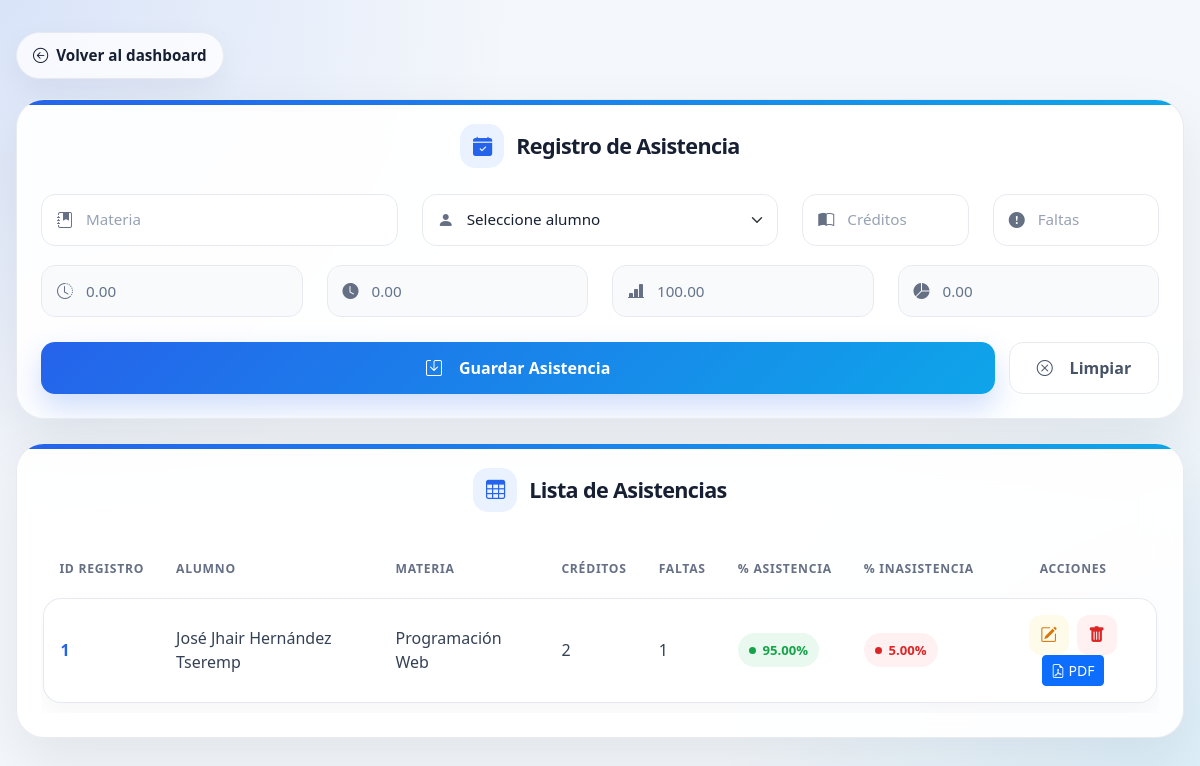
The page /view/asistencia/formulario.php (signed in) on the database its author committed.
### tables this page shows
CREATE TABLE `asistencias` (
  `id_asistencia` int(11) NOT NULL,
  `materia` varchar(30) DEFAULT NULL,
  `creditos` int(11) DEFAULT NULL,
  `horas_credito` int(11) DEFAULT NULL,
  `numero_faltas` int(11) DEFAULT NULL,
  `horas_faltas` int(11) DEFAULT NULL,
  `porcentaje_asistencia` decimal(5,2) DEFAULT NULL,
  `porcentaje_inasistencia` decimal(5,2) DEFAULT NULL,
  `id_alumno` int(11) DEFAULT NULL
);

CREATE TABLE `alumnos` (
  `id_alumno` int(11) NOT NULL,
  `nombres` varchar(60) NOT NULL,
  `apellidos` varchar(60) NOT NULL,
  `correo` varchar(60) NOT NULL,
  `telefono` varchar(20) DEFAULT NULL,
  `estado` varchar(20) DEFAULT NULL,
  `creado_en` timestamp NOT NULL DEFAULT current_timestamp()
);

### config/database.php (called while the page is built)
<?php
class Database{
    public static function connect(){
        return new PDO("mysql:host=localhost;dbname=ecolastico", "root","");
    }
}
?>

### model/Asistencia.php (called while the page is built, shortened)
<?php
require_once __DIR__ . '/../config/database.php';
class Asistencia
{
    private $db;
    public function __construct()
    {
        $this->db = Database::connect();
    }
    public function obtenerTodos()
    {
        $sql = "SELECT
        alumnos.id_alumno,
        alumnos.nombres,
        alumnos.apellidos,
        asistencias.id_asistencia,
        asistencias.materia,
        asistencias.creditos,
        asistencias.horas_credito,
        asistencias.numero_faltas,
        asistencias.horas_faltas,
        asistencias.porcentaje_asistencia,
        asistencias.porcentaje_inasistencia
        FROM alumnos
        INNER JOIN asistencias ON asistencias.id_alumno = alumnos.id_alumno";
        $stmt = $this->db->query($sql);
        $stmt->execute();
        return $stmt->fetchAll(PDO::FETCH_ASSOC);
    }
}

### view/asistencia/formulario.php (the view, shortened to what this page needs)
<?php
require_once '../../model/Asistencia.php';
$asistencia = new Asistencia();
$data = [
    'id_asistencia' => '',
    'materia' => '',
    'creditos' => '',
    'horas_credito' => '',
    'numero_faltas' => '',
    'horas_faltas' => '',
    'porcentaje_asistencia' => '',
    'porcentaje_inasistencia' => '',
    'id_alumno' => ''
];
$asistencias = $asistencia->obtenerTodos();
?>
<!DOCTYPE html>
<html lang="es">
<head>
    <link href="https://cdn.jsdelivr.net/npm/bootstrap@5.3.3/dist/css/bootstrap.min.css" rel="stylesheet">
    <link href="https://cdn.jsdelivr.net/npm/bootstrap-icons@1.10.5/font/bootstrap-icons.css" rel="stylesheet">
</head>
<body>
<div class="main-container">
    <a href="../dashboard/dashboard.php" class="back-link">
        <i class="bi bi-arrow-left-circle"></i> Volver al dashboard
    </a>
    <div class="card-custom">
        <h4 class="title">
            <i class="bi bi-calendar-check-fill"></i>
            <?= isset($_GET['id']) ? 'Editar Asistencia' : 'Registro de Asistencia' ?>
        </h4>
        <form action="../../controller/AsistenciaController.php" method="POST" onsubmit="calcularAsistencia()">
            <div class="row">
                <div class="col-md-4">
                    <div class="form-group">
                        <i class="bi bi-journal-bookmark-fill"></i>
                        <input
                            type="text"
                            class="form-control"
                            id="materia"
                            name="materia"
                            placeholder="Materia"
                            value="<?= htmlspecialchars($data['materia']) ?>"
                            required
                        >
                    </div>
                </div>
                <div class="col-md-4">
                    <div class="form-group">
                        <i class="bi bi-person-fill"></i>
                        <select
                            class="form-select"
                            id="id_alumno"
                            name="id_alumno"
                            required
                        >
                            <option value="">Seleccione alumno</option>
                        </select>
                    </div>
                </div>
                <div class="col-md-2">
                    <div class="form-group">
                        <i class="bi bi-book-half"></i>
                        <input
                            type="number"
                            class="form-control"
                            id="creditos"
                            name="creditos"
                            placeholder="Créditos"
                            value="<?= htmlspecialchars($data['creditos']) ?>"
                            oninput="calcularAsistencia()"
                            required
                        >
                    </div>
                </div>
                <div class="col-md-2">
                    <div class="form-group">
                        <i class="bi bi-exclamation-circle-fill"></i>
                        <input
                            type="number"
                            class="form-control"
                            id="numero_faltas"
                            name="numero_faltas"
                            placeholder="Faltas"
                            value="<?= htmlspecialchars($data['numero_faltas']) ?>"
                            oninput="calcularAsistencia()"
                            required
                        >
                    </div>
                </div>
                <div class="col-md-3">
                    <div class="form-group">
                        <i class="bi bi-clock-history"></i>
                        <input
                            type="text"
                            class="form-control"
                            id="horas_credito"
                            name="horas_credito"
                            placeholder="Horas crédito"
                            value="<?= htmlspecialchars($data['horas_credito']) ?>"
                            readonly
                        >
                    </div>
                </div>
                <div class="col-md-3">
                    <div class="form-group">
                        <i class="bi bi-clock-fill"></i>
                        <input
                            type="text"
                            class="form-control"
                            id="horas_faltas"
                            name="horas_faltas"
                            placeholder="Horas faltas"
                            value="<?= htmlspecialchars($data['horas_faltas']) ?>"
                            readonly
                        >
                    </div>
                </div>
                <div class="col-md-3">
                    <div class="form-group">
                        <i class="bi bi-bar-chart-line-fill"></i>
                        <input
                            type="text"
                            class="form-control"
                            id="porcentaje_asistencia"
                            name="porcentaje_asistencia"
                            placeholder="% Asistencia"
                            value="<?= htmlspecialchars($data['porcentaje_asistencia']) ?>"
                            readonly
                        >
                    </div>
                </div>
                <div class="col-md-3">
                    <div class="form-group">
                        <i class="bi bi-pie-chart-fill"></i>
                        <input
                            type="text"
                            class="form-control"
                            id="porcentaje_inasistencia"
                            name="porcentaje_inasistencia"
                            placeholder="% Inasistencia"
                            value="<?= htmlspecialchars($data['porcentaje_inasistencia']) ?>"
                            readonly
                        >
                    </div>
                </div>
            </div>
            <div class="actions-grid">
                <button type="submit" class="btn-save">
                    <i class="bi bi-save me-2"></i>
                    <?= isset($_GET['id']) ? 'Actualizar Asistencia' : 'Guardar Asistencia' ?>
                </button>
                <a href="formulario.php" class="btn btn-outline-secondary btn-clear">
                    <i class="bi bi-x-circle me-2"></i>
                    Limpiar
                </a>
            </div>
        </form>
    </div>
    <div class="card-custom">
        <h4 class="title">
            <i class="bi bi-table"></i>
            Lista de Asistencias
        </h4>
        <div class="table-responsive">
            <table class="table table-hover align-middle">
                <thead>
                    <tr>
                        <th>ID Registro</th>
                        <th>Alumno</th>
                        <th>Materia</th>
                        <th>Créditos</th>
                        <th>Faltas</th>
                        <th>% Asistencia</th>
                        <th>% Inasistencia</th>
                        <th class="text-center">Acciones</th>
                    </tr>
                </thead>
                <tbody>
                    <?php foreach ($asistencias as $a): ?>
                        <tr>
                            <td><?= htmlspecialchars($a['id_asistencia']) ?></td>
                            <td><?= htmlspecialchars($a['nombres'] . ' ' . $a['apellidos']) ?></td>
                            <td><?= htmlspecialchars($a['materia']) ?></td>
                            <td><?= htmlspecialchars($a['creditos']) ?></td>
                            <td><?= htmlspecialchars($a['numero_faltas']) ?></td>
                            <td>
                                <span class="badge-asistencia">
                                    <?= htmlspecialchars(number_format((float)$a['porcentaje_asistencia'], 2)) ?>%
                                </span>
                            </td>
                            <td>
                                <span class="badge-inasistencia">
                                    <?= htmlspecialchars(number_format((float)$a['porcentaje_inasistencia'], 2)) ?>%
                                </span>
                            </td>
                            <td class="text-center">
                                <a
                                    href="formulario.php?id=<?= $a['id_asistencia'] ?>"
                                    class="action-btn edit-btn"
                                    title="Editar"
                                >
                                    <i class="bi bi-pencil-square"></i>
                                </a>
                                <a
                                    href="../../controller/AsistenciaController.php?eliminar=<?= $a['id_asistencia'] ?>"
                                    class="action-btn delete-btn"
                                    title="Eliminar"
                                    onclick="return confirm('¿Está seguro de eliminar este registro?');"
                                >
                                    <i class="bi bi-trash-fill"></i>
                                </a>
                                <a
                                    href="../../controller/ReporteAsistenciaController.php?accion=reporte&id=<?= $a['id_asistencia'] ?>"
                                    target="_blank"
                                    class="btn btn-sm btn-primary"
                                    title="Descargar PDF"
                                >
                                    <i class="bi bi-file-earmark-pdf"></i> PDF
                                </a>
                            </td>
                        </tr>
                    <?php endforeach; ?>
                </tbody>
            </table>
        </div>
    </div>
</div>
</body>
</html>

### rows shown on the page
asistencias: id_asistencia "1", id_alumno.apellidos "José Jhair Hernández Tseremp", materia "Programación Web", creditos "2", numero_faltas "1", porcentaje_asistencia "95.00", porcentaje_inasistencia "5.00"
